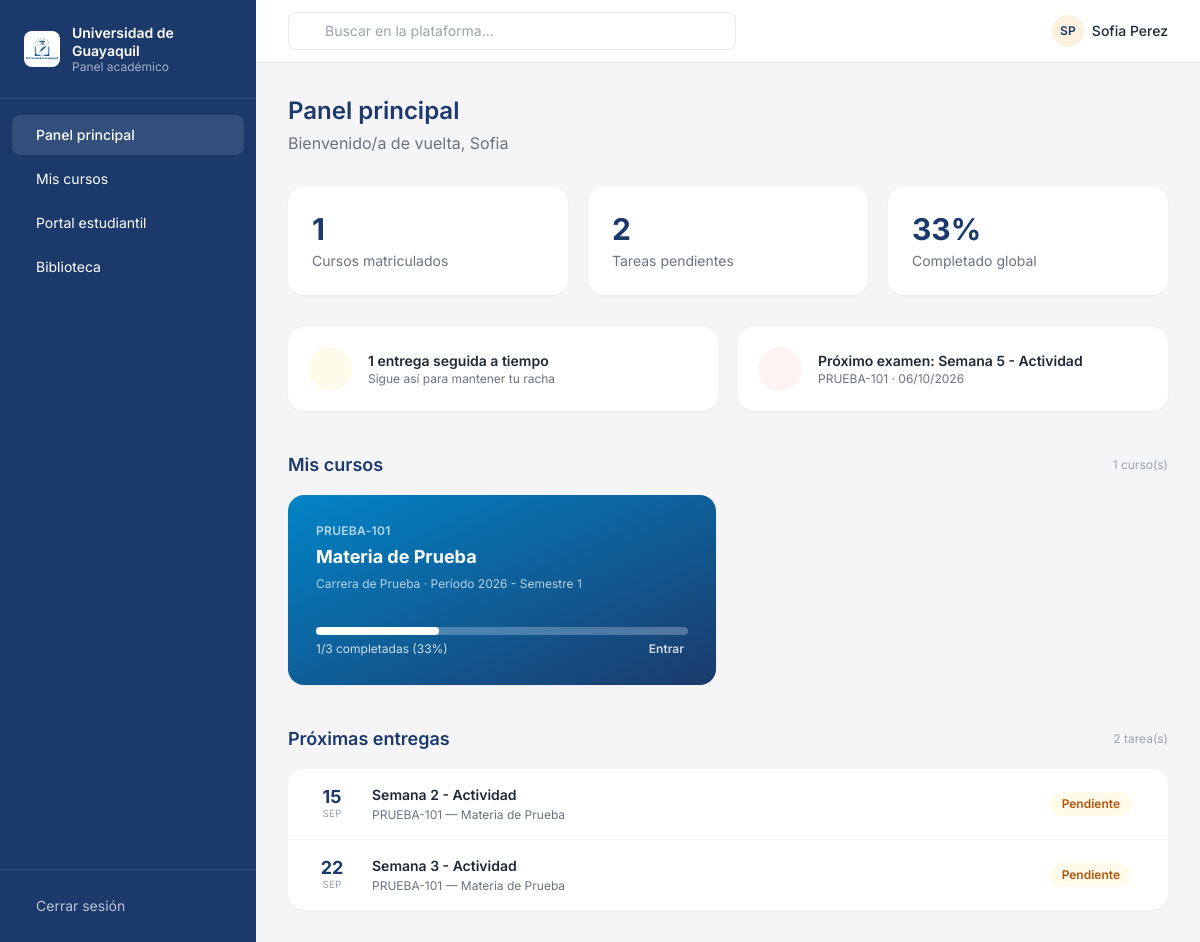
Screenshot of /dashboard/ (signed in) with the database file from the repository.
### plataforma/models.py (models this page shows, shortened)
class ActividadPlanificada(models.Model):
    CATEGORIAS = [
        ('formativa', 'Formativa'),
        ('practica', 'Práctica'),
        ('examen', 'Examen'),
    ]
    unidad = models.ForeignKey(Unidad, on_delete=models.CASCADE, related_name='actividades')
    semana = models.IntegerField(validators=[MinValueValidator(1), MaxValueValidator(24)])
    nombre = models.CharField(max_length=200)
    descripcion = models.TextField(blank=True)
    categoria = models.CharField(max_length=20, choices=CATEGORIAS, default='formativa')
    archivo = cloudinary.models.CloudinaryField('planificacion', null=True, blank=True)
    fecha_inicio = models.DateField(null=True, blank=True)
    fecha_entrega = models.DateField()
    permite_entrega_tardia = models.BooleanField(default=False)
    fecha_limite_tardia = models.DateField(null=True, blank=True)
    penalizacion_tardia = models.IntegerField(
        default=0,
        validators=[MinValueValidator(0), MaxValueValidator(100)],
        help_text="Porcentaje que se descuenta a las entregas fuera de plazo."
    )
    class Meta:
        verbose_name_plural = "Actividades Planificadas"
        ordering = ['semana', 'id']

class Unidad(models.Model):
    parcial = models.ForeignKey(Parcial, on_delete=models.CASCADE, related_name='unidades')
    numero = models.IntegerField(default=1, validators=[MinValueValidator(1), MaxValueValidator(20)])
    tema = models.CharField(max_length=200)
    descripcion = models.TextField(blank=True)
    class Meta:
        verbose_name_plural = "Unidades"
        unique_together = ('parcial', 'numero')
        ordering = ['numero']

class Parcial(models.Model):
    planificacion = models.ForeignKey(Planificacion, on_delete=models.CASCADE, related_name='parciales')
    numero = models.IntegerField(default=1, validators=[MinValueValidator(1), MaxValueValidator(10)])
    nombre = models.CharField(max_length=50, blank=True)
    peso_formativa = models.IntegerField(default=30, validators=[MinValueValidator(0), MaxValueValidator(100)])
    peso_practica = models.IntegerField(default=30, validators=[MinValueValidator(0), MaxValueValidator(100)])
    peso_examen = models.IntegerField(default=40, validators=[MinValueValidator(0), MaxValueValidator(100)])
    class Meta:
        verbose_name_plural = "Parciales"
        unique_together = ('planificacion', 'numero')
        ordering = ['numero']

class Planificacion(models.Model):
    materia = models.ForeignKey(Materia, on_delete=models.CASCADE, related_name='planificaciones')
    periodo = models.ForeignKey(Periodo, on_delete=models.CASCADE, related_name='planificaciones')
    docente = models.ForeignKey(
        PerfilDocente,
        on_delete=models.SET_NULL,
        null=True,
        blank=True,
        related_name='planificaciones'
    )
    observaciones = models.TextField(blank=True)
    fecha_creacion = models.DateTimeField(auto_now_add=True)
    fecha_actualizacion = models.DateTimeField(auto_now=True)
    class Meta:
        verbose_name_plural = "Planificaciones"
        unique_together = ('materia', 'periodo')
        ordering = ['-periodo__fecha_inicio', 'materia__codigo']

class Materia(models.Model):
    nombre = models.CharField(max_length=100)
    codigo = models.CharField(max_length=20, unique=True)
    carrera = models.ForeignKey(Carrera, on_delete=models.CASCADE, related_name='materias')
    creditos = models.IntegerField(default=4)
    descripcion = models.TextField(blank=True)
    profesor = models.CharField(max_length=100, blank=True)  # legado: se conserva por datos existentes
    docente = models.ForeignKey(
        'PerfilDocente',
        on_delete=models.SET_NULL,
        null=True,
        blank=True,
        related_name='materias'
    )
    class Meta:
        verbose_name_plural = "Materias"

class Matricula(models.Model):
    ESTADOS = [
        ('Cursando', 'Cursando'),
        ('Aprobado', 'Aprobado'),
        ('Reprobado', 'Reprobado'),
        ('Retirado', 'Retirado'),
    ]
    estudiante = models.ForeignKey(User, on_delete=models.CASCADE, related_name='matriculas')
    periodo = models.ForeignKey(Periodo, on_delete=models.CASCADE, related_name='matriculas')
    materia = models.ForeignKey(Materia, on_delete=models.CASCADE, related_name='matriculas')
    fecha_matricula = models.DateField(auto_now_add=True)
    estado = models.CharField(max_length=20, choices=ESTADOS, default='Cursando')
    nota_final = models.FloatField(
        null=True,
        blank=True,
        validators=[MinValueValidator(0), MaxValueValidator(100)]
    )
    asistencia = models.IntegerField(default=0, validators=[MinValueValidator(0), MaxValueValidator(100)])
    class Meta:
        verbose_name_plural = "Matrículas"
        unique_together = ('estudiante', 'materia', 'periodo')

class Carrera(models.Model):
    nombre = models.CharField(max_length=100)
    codigo = models.CharField(max_length=20, unique=True)
    descripcion = models.TextField(blank=True)
    creditos_totales = models.IntegerField(default=120)
    class Meta:
        verbose_name_plural = "Carreras"

class Periodo(models.Model):
    nombre = models.CharField(max_length=20)  # 2026-1, 2026-2
    fecha_inicio = models.DateField()
    fecha_fin = models.DateField()
    activo = models.BooleanField(default=True)
    class Meta:
        verbose_name_plural = "Períodos"

class Tarea(models.Model):
    materia = models.ForeignKey(Materia, on_delete=models.CASCADE, related_name='tareas')
    actividad = models.ForeignKey(
        'ActividadPlanificada',
        on_delete=models.SET_NULL,
        null=True,
        blank=True,
        related_name='tareas',
        help_text="Actividad de la planificación de la que cuelga. Define su categoría y su parcial."
    )
    titulo = models.CharField(max_length=200)
    descripcion = models.TextField()
    fecha_asignacion = models.DateField(auto_now_add=True)
    fecha_entrega = models.DateField()
    pdf_guia = cloudinary.models.CloudinaryField('guias', null=True, blank=True)
    @property
    def parcial(self):
        """Parcial al que aporta esta tarea, si cuelga de la planificación."""
        return self.actividad.unidad.parcial if self.actividad else None
    class Meta:
        verbose_name_plural = "Tareas"

### plataforma/views.py (the view)
# urls.py: path('dashboard/', views.dashboard_estudiante, name='dashboard_estudiante'),
@login_required(login_url='login')
def dashboard_estudiante(request):
    cursos = _cursos_con_progreso(request.user)
    materias_ids = [c['matricula'].materia_id for c in cursos]
    tareas = Tarea.objects.filter(materia_id__in=materias_ids).select_related('materia')
    entregas_usuario = EntregaTarea.objects.filter(estudiante=request.user).select_related('tarea')
    entregas_dict = {e.tarea_id: e for e in entregas_usuario}
    hoy = timezone.now().date()
    proximas_entregas = [
        {'tarea': tarea, 'atrasada': tarea.fecha_entrega < hoy}
        for tarea in tareas.order_by('fecha_entrega')
        if tarea.id not in entregas_dict
    ]
    racha_a_tiempo = 0
    for entrega in entregas_usuario.order_by('-fecha_entrega'):
        if entrega.fecha_entrega.date() <= entrega.tarea.fecha_entrega:
            racha_a_tiempo += 1
        else:
            break
    proximo_examen = ActividadPlanificada.objects.filter(
        unidad__parcial__planificacion__materia_id__in=materias_ids,
        categoria='examen',
        fecha_entrega__gte=hoy,
    ).select_related('unidad__parcial__planificacion__materia').order_by('fecha_entrega').first()
    porcentaje_global = round(sum(c['porcentaje_completado'] for c in cursos) / len(cursos)) if cursos else 0
    return render(request, 'plataforma/dashboard_estudiante.html', {
        'cursos': cursos,
        'proximas_entregas': proximas_entregas,
        'total_cursos': len(cursos),
        'total_pendientes': len(proximas_entregas),
        'porcentaje_global': porcentaje_global,
        'racha_a_tiempo': racha_a_tiempo,
        'proximo_examen': proximo_examen,
    })

### plataforma/templates/plataforma/dashboard_estudiante.html (shortened to what this page needs)
{% extends "plataforma/base.html" %}
{% block sidebar_links %}{% include 'plataforma/_sidebar_estudiante.html' %}{% endblock %}
{% block content %}
<div class="max-w-5xl mx-auto">
    <h1 class="text-2xl font-semibold text-navy mb-1">Panel principal</h1>
    <p class="text-gray-500 mb-8">Bienvenido/a de vuelta, {{ request.user.first_name }}</p>
    <div class="grid gap-5 sm:grid-cols-3 mb-8">
        <div class="bg-white rounded-card shadow-sm p-6">
            <div class="text-3xl font-bold text-navy">{{ total_cursos }}</div>
            <div class="text-sm text-gray-500 mt-1">Cursos matriculados</div>
        </div>
        <div class="bg-white rounded-card shadow-sm p-6">
            <div class="text-3xl font-bold text-navy">{{ total_pendientes }}</div>
            <div class="text-sm text-gray-500 mt-1">Tareas pendientes</div>
        </div>
        <div class="bg-white rounded-card shadow-sm p-6">
            <div class="text-3xl font-bold text-navy">{{ porcentaje_global }}%</div>
            <div class="text-sm text-gray-500 mt-1">Completado global</div>
        </div>
    </div>
    {% if racha_a_tiempo or proximo_examen %}
    <div class="grid gap-5 sm:grid-cols-2 mb-10">
        {% if racha_a_tiempo %}
        <div class="bg-white rounded-card shadow-sm p-5 flex items-center gap-4">
            <div class="w-11 h-11 rounded-full bg-amber-50 flex items-center justify-center shrink-0">
            </div>
            <div>
                <p class="text-sm font-semibold text-gray-800">{{ racha_a_tiempo }} entrega{{ racha_a_tiempo|pluralize:"s" }} seguida{{ racha_a_tiempo|pluralize:"s" }} a tiempo</p>
                <p class="text-xs text-gray-500">Sigue así para mantener tu racha</p>
            </div>
        </div>
        {% endif %}
        {% if proximo_examen %}
        <div class="bg-white rounded-card shadow-sm p-5 flex items-center gap-4">
            <div class="w-11 h-11 rounded-full bg-red-50 flex items-center justify-center shrink-0">
            </div>
            <div class="min-w-0">
                <p class="text-sm font-semibold text-gray-800 truncate">Próximo examen: {{ proximo_examen.nombre }}</p>
                <p class="text-xs text-gray-500">{{ proximo_examen.unidad.parcial.planificacion.materia.codigo }} · {{ proximo_examen.fecha_entrega|date:"d/m/Y" }}</p>
            </div>
        </div>
        {% endif %}
    </div>
    {% endif %}
    <div id="mis-cursos" class="flex items-center justify-between mb-4 scroll-mt-6">
        <h2 class="text-lg font-semibold text-navy">Mis cursos</h2>
        <span class="text-xs text-gray-400">{{ total_cursos }} curso(s)</span>
    </div>
    {% if cursos %}
    <div class="grid gap-6 sm:grid-cols-2 mb-10">
        {% for item in cursos %}
        <a href="{% url 'detalle_curso' item.matricula.id %}"
           class="group relative overflow-hidden rounded-card shadow-sm hover:shadow-2xl transition-all hover:-translate-y-1.5 text-white p-7 min-h-[190px] flex flex-col justify-between
           {% cycle 'bg-gradient-to-br from-sky-600 to-navy' 'bg-gradient-to-br from-emerald-600 to-teal-800' 'bg-gradient-to-br from-rose-500 to-pink-700' 'bg-gradient-to-br from-amber-500 to-orange-700' 'bg-gradient-to-br from-violet-600 to-indigo-800' as curso_color %}">
            <div class="relative z-10">
                <div class="text-xs font-semibold text-white/70 uppercase tracking-wide mb-1.5">{{ item.matricula.materia.codigo }}</div>
                <h3 class="text-lg font-bold mb-1.5 leading-snug">{{ item.matricula.materia.nombre }}</h3>
                <p class="text-xs text-white/70">{{ item.matricula.materia.carrera.nombre }} · Período {{ item.matricula.periodo.nombre }}</p>
            </div>
            <div class="relative z-10">
                <div class="w-full bg-white/25 rounded-full h-2 mb-1.5">
                    <div class="bg-white h-2 rounded-full" style="width: {{ item.porcentaje_completado }}%;"></div>
                </div>
                <div class="flex items-center justify-between text-xs text-white/80">
                    <span>{{ item.tareas_completadas }}/{{ item.tareas_totales }} completadas ({{ item.porcentaje_completado }}%)</span>
                    <span class="inline-flex items-center gap-1 font-semibold group-hover:translate-x-1 transition-transform">Entrar </span>
                </div>
            </div>
        </a>
        {% endfor %}
    </div>
    {% else %}
    <div class="border border-dashed border-gray-300 rounded-card p-9 text-center text-sm text-gray-500 mb-10">
        Todavía no tienes cursos matriculados. Cuando tu institución te matricule, aparecerán aquí.
    </div>
    {% endif %}
    <div class="flex items-center justify-between mb-4">
        <h2 class="text-lg font-semibold text-navy">Próximas entregas</h2>
        <span class="text-xs text-gray-400">{{ total_pendientes }} tarea(s)</span>
    </div>
    {% if proximas_entregas %}
    <div class="bg-white rounded-card shadow-sm divide-y divide-gray-100">
        {% for item in proximas_entregas %}
        <a href="{% url 'entregar_tarea' item.tarea.id %}" class="flex items-center gap-4 px-5 py-4 hover:bg-gray-50 transition-colors">
            <div class="w-12 text-center shrink-0">
                <div class="text-lg font-bold text-navy leading-none">{{ item.tarea.fecha_entrega|date:"d" }}</div>
                <div class="text-[10px] uppercase text-gray-400">{{ item.tarea.fecha_entrega|date:"M" }}</div>
            </div>
            <div class="flex-1 min-w-0">
                <div class="text-sm font-semibold text-gray-800 truncate">{{ item.tarea.titulo }}</div>
                <div class="text-xs text-gray-500 mt-0.5">{{ item.tarea.materia.codigo }} — {{ item.tarea.materia.nombre }}</div>
            </div>
            {% if item.atrasada %}
            <span class="text-xs font-semibold px-3 py-1 rounded-full bg-red-50 text-red-700 whitespace-nowrap">Atrasada</span>
            {% else %}
            <span class="text-xs font-semibold px-3 py-1 rounded-full bg-amber-50 text-amber-700 whitespace-nowrap">Pendiente</span>
            {% endif %}
        </a>
        {% endfor %}
    </div>
    {% else %}
    <div class="border border-dashed border-gray-300 rounded-card p-9 text-center text-sm text-gray-500">
        No tienes tareas pendientes por ahora.
    </div>
    {% endif %}
</div>
{% endblock %}

### plataforma/templates/plataforma/base.html (shortened to what this page needs)
{% load static %}
<!DOCTYPE html>
<html lang="es">
<head>
<script src="https://cdn.tailwindcss.com"></script>
<link rel="stylesheet" href="https://cdn.jsdelivr.net/npm/@tabler/icons-webfont@latest/dist/tabler-icons.min.css">
</head>
<body class="min-h-screen text-gray-800">
<div class="flex min-h-screen">
  <aside class="hidden md:flex md:flex-col w-64 bg-navy text-white shrink-0">
    <div class="flex items-center gap-3 px-6 py-6 border-b border-white/10">
      <img src="{% static 'images/logo.jpeg' %}" alt="Logo Universidad de Guayaquil" class="w-9 h-9 rounded-lg object-cover">
      <div>
        <p class="text-sm font-semibold leading-tight">Universidad de Guayaquil</p>
        <p class="text-xs text-white/60 leading-tight">Panel {{ user_role|default:"académico" }}</p>
      </div>
    </div>
    <nav class="flex-1 px-3 py-4 space-y-1 text-sm">
      {% block sidebar_links %}{% endblock %}
    </nav>
    <div class="px-3 py-4 border-t border-white/10 space-y-1 text-sm">
      <a href="{% url 'logout' %}" class="flex items-center gap-3 px-3 py-2.5 rounded-lg hover:bg-white/10 transition-colors text-white/70">
         Cerrar sesión
      </a>
    </div>
  </aside>
  <div class="flex-1 flex flex-col min-w-0">
    <header class="flex items-center justify-between bg-white border-b border-gray-200 px-4 md:px-8 py-3 sticky top-0 z-10">
      <div class="flex-1 max-w-md hidden sm:block">
        <div class="relative">
          <input type="text" placeholder="Buscar en la plataforma..."
                 class="w-full pl-9 pr-3 py-2 text-sm border border-gray-200 rounded-lg focus:outline-none focus:ring-2 focus:ring-navy-light/30">
        </div>
      </div>
      <div class="flex items-center gap-4">
        <div class="flex items-center gap-2">
          <div class="w-8 h-8 rounded-full bg-gold-light flex items-center justify-center text-navy text-xs font-semibold">
            {{ request.user.first_name|slice:":1"|upper }}{{ request.user.last_name|slice:":1"|upper }}
          </div>
          <span class="hidden sm:block text-sm font-medium">{{ request.user.get_full_name|default:request.user.username }}</span>
        </div>
      </div>
    </header>
    <main class="flex-1 p-4 md:p-8">
      {% block content %}{% endblock %}
    </main>
  </div>
</div>
</body>
</html>

### rows the page displays
ActividadPlanificada: nombre "Semana 5 - Actividad", unidad.parcial.planificacion.materia.codigo "PRUEBA-101", fecha_entrega "06/10/2026"
Matricula: matricula.materia.codigo "PRUEBA-101", matricula.materia.nombre "Materia de Prueba", matricula.materia.carrera.nombre "Carrera de Prueba", matricula.periodo.nombre "2026 - Semestre 1", tareas_completadas "1", tareas_totales "3", porcentaje_completado "33"
Tarea: tarea.fecha_entrega "15", tarea.fecha_entrega "SEP", tarea.titulo "Semana 2 - Actividad", tarea.materia.codigo "PRUEBA-101", tarea.materia.nombre "Materia de Prueba"
Tarea: tarea.fecha_entrega "22", tarea.fecha_entrega "SEP", tarea.titulo "Semana 3 - Actividad", tarea.materia.codigo "PRUEBA-101", tarea.materia.nombre "Materia de Prueba"

### other values shown
{{ user_role|default:"académico" }} "académico"
{{ request.user.first_name|slice:":1"|upper }} "S"
{{ request.user.last_name|slice:":1"|upper }} "P"
{{ request.user.get_full_name|default:request.user.username }} "Sofia Perez"
{{ request.user.first_name }} "Sofia"
{{ total_cursos }} "1"
{{ total_pendientes }} "2"
{{ porcentaje_global }} "33"
{{ racha_a_tiempo }} "1"
